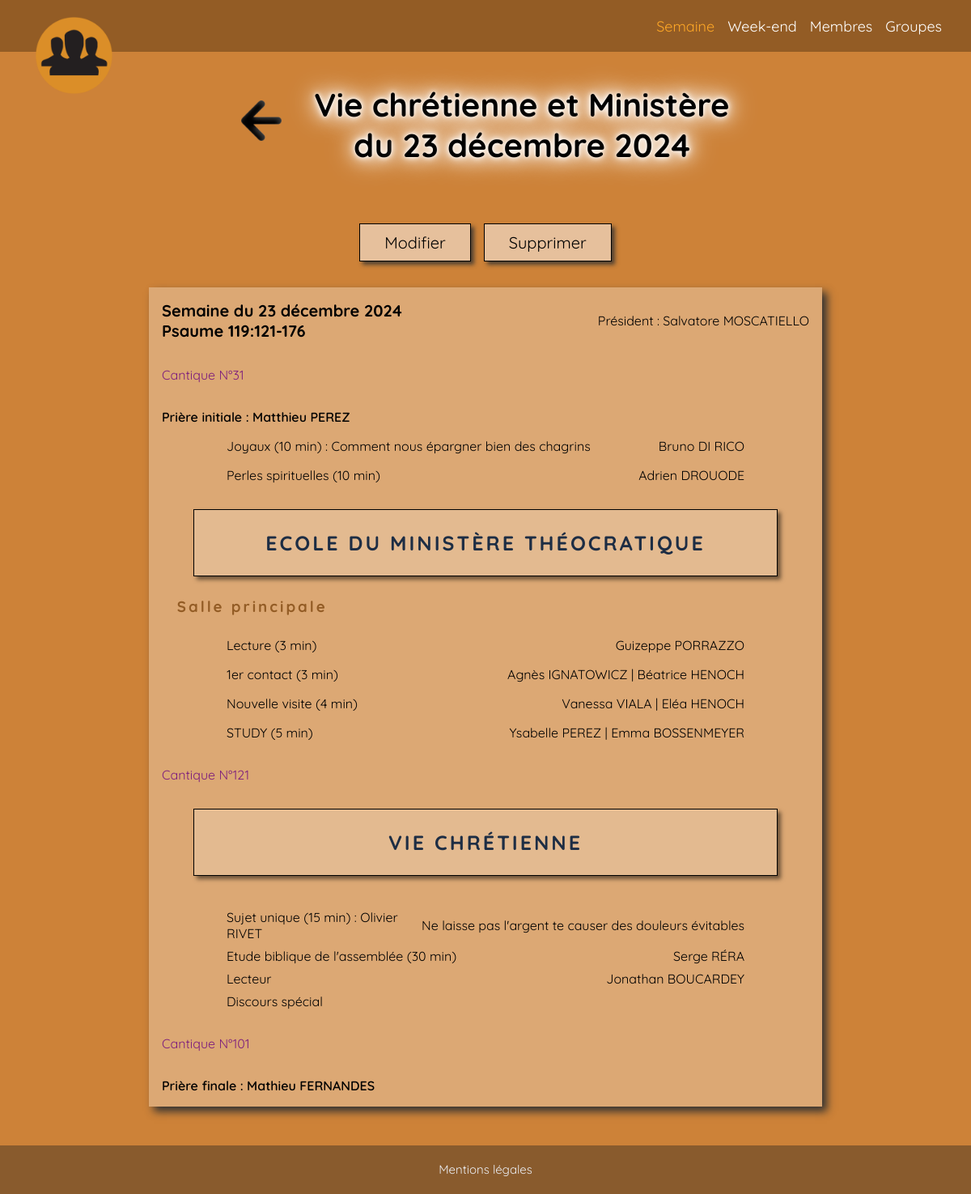
The app's page /vcm/4/ with its own data.
### vcm/models.py (models this page shows)
class Meeting(models.Model):
    ALLOCATION_TYPES = [
        ("FIRST_CONTACT", "1er contact"),
        ("RETURN_VISIT", "Nouvelle visite"),
        ("BIBLE_STUDY", "Cours biblique"),
        ("TALK", "Discussion"),
        ("SPEECH", "Discours"),
        ("VIDEO", "Vidéo"),
    ]
    id = models.BigAutoField(primary_key=True)
    date = models.DateField(
        default=now,
    )
    president = models.ForeignKey(
        Person,
        on_delete=models.CASCADE,
        related_name="meetings_as_president",
    )
    prayer1 = models.ForeignKey(
        Person,
        on_delete=models.CASCADE,
        related_name="meetings_as_prayer1",
    )
    prayer2 = models.ForeignKey(
        Person,
        on_delete=models.CASCADE,
        related_name="meetings_as_prayer2",
    )
    song1 = models.IntegerField()
    song2 = models.IntegerField()
    song3 = models.IntegerField()
    portion = models.CharField(
        max_length=150,
    )
    jewels = models.ForeignKey(
        Person,
        on_delete=models.CASCADE,
        related_name="meetings_as_jewels",
    )
    jewels_title = models.CharField(
        max_length=150,
    )
    pearls = models.ForeignKey(
        Person,
        on_delete=models.CASCADE,
        related_name="meetings_as_pearls",
    )
    reading1 = models.ForeignKey(
        Person,
        on_delete=models.CASCADE,
        related_name="meetings_as_reading1",
    )
    reading2 = models.ForeignKey(
        Person,
        on_delete=models.CASCADE,
        related_name="meetings_as_reading2",
        blank=True,
        null=True,
    )
    reading3 = models.ForeignKey(
        Person,
        on_delete=models.CASCADE,
        related_name="meetings_as_reading3",
        blank=True,
        null=True,
    )
    advisor2 = models.ForeignKey(
        Person,
        on_delete=models.CASCADE,
        related_name="meetings_as_advisor2",
        blank=True,
        null=True,
    )
    advisor3 = models.ForeignKey(
        Person,
        on_delete=models.CASCADE,
        related_name="meetings_as_advisor3",
        blank=True,
        null=True,
    )
    alloc1_type = models.CharField(
        max_length=20,
        choices=ALLOCATION_TYPES,
    )
    alloc2_type = models.CharField(
        max_length=20,
        choices=ALLOCATION_TYPES,
    )
    alloc3_type = models.CharField(
        max_length=20,
        choices=ALLOCATION_TYPES,
        blank=True,
        null=True,
    )
    alloc4_type = models.CharField(
        max_length=20,
        choices=ALLOCATION_TYPES,
        blank=True,
        null=True,
    )
    alloc1_duration = models.IntegerField()
    alloc2_duration = models.IntegerField()
    alloc3_duration = models.IntegerField(
        blank=True,
        null=True,
    )
    alloc4_duration = models.IntegerField(
        blank=True,
        null=True,
    )
    alloc1pupil_hall1 = models.ForeignKey(
        Person,
        on_delete=models.CASCADE,
        related_name="meetings_as_a1p_h1",
    )
    alloc1inter_hall1 = models.ForeignKey(
        Person,
        on_delete=models.CASCADE,
        related_name="meetings_as_a1i_h1",
        blank=True,
        null=True,
    )
    alloc2pupil_hall1 = models.ForeignKey(
        Person,
        on_delete=models.CASCADE,
        related_name="meetings_as_a2p_h1",
    )
    alloc2inter_hall1 = models.ForeignKey(
        Person,
        on_delete=models.CASCADE,
        related_name="meetings_as_a2i_h1",
        blank=True,
        null=True,
    )
    alloc3pupil_hall1 = models.ForeignKey(
        Person,
        on_delete=models.CASCADE,
        related_name="meetings_as_a3p_h1",
        blank=True,
        null=True,
    )
    alloc3inter_hall1 = models.ForeignKey(
        Person,
        on_delete=models.CASCADE,
        related_name="meetings_as_a3i_h1",
        blank=True,
        null=True,
    )
    alloc4pupil_hall1 = models.ForeignKey(
        Person,
        on_delete=models.CASCADE,
        related_name="meetings_as_a4p_h1",
        blank=True,
        null=True,
    )
    alloc4inter_hall1 = models.ForeignKey(
        Person,
        on_delete=models.CASCADE,
        related_name="meetings_as_a4i_h1",
        blank=True,
        null=True,
    )
    alloc1pupil_hall2 = models.ForeignKey(
        Person,
        on_delete=models.CASCADE,
        related_name="meetings_as_a1p_h2",
        blank=True,
        null=True,
    )
    alloc1inter_hall2 = models.ForeignKey(
        Person,
        on_delete=models.CASCADE,
        related_name="meetings_as_a1i_h2",
        blank=True,
        null=True,
    )
    alloc2pupil_hall2 = models.ForeignKey(
        Person,
        on_delete=models.CASCADE,
        related_name="meetings_as_a2p_h2",
        blank=True,
        null=True,
    )
    alloc2inter_hall2 = models.ForeignKey(
        Person,
        on_delete=models.CASCADE,
        related_name="meetings_as_a2i_h2",
        blank=True,
        null=True,
    )
    alloc3pupil_hall2 = models.ForeignKey(
        Person,
        on_delete=models.CASCADE,
        related_name="meetings_as_a3p_h2",
        blank=True,
        null=True,
    )
    alloc3inter_hall2 = models.ForeignKey(
        Person,
        on_delete=models.CASCADE,
        related_name="meetings_as_a3i_h2",
        blank=True,
        null=True,
    )
    alloc4pupil_hall2 = models.ForeignKey(
        Person,
        on_delete=models.CASCADE,
        related_name="meetings_as_a4p_h2",
        blank=True,
        null=True,
    )
    alloc4inter_hall2 = models.ForeignKey(
        Person,
        on_delete=models.CASCADE,
        related_name="meetings_as_a4i_h2",
        blank=True,
        null=True,
    )
    pupil0_hall3 = models.ForeignKey(
        Person,
        on_delete=models.CASCADE,
        related_name="meetings_as_a0p_h3",
        blank=True,
        null=True,
    )
    inter0_hall3 = models.ForeignKey(
        Person,
        on_delete=models.CASCADE,
        related_name="meetings_as_a0i_h3",
        blank=True,
        null=True,
    )
    pupil_hall3 = models.ForeignKey(
        Person,
        on_delete=models.CASCADE,
        related_name="meetings_as_a1p_h3",
        blank=True,
        null=True,
    )
    vcm1 = models.ForeignKey(
        Person,
        on_delete=models.CASCADE,
        related_name="meetings_as_vcm1",
    )
    vcm2 = models.ForeignKey(
        Person,
        on_delete=models.CASCADE,
        related_name="meetings_as_vcm2",
        blank=True,
        null=True,
    )
    vcm3 = models.ForeignKey(
        Person,
        on_delete=models.CASCADE,
        related_name="meetings_as_vcm3",
        blank=True,
        null=True,
    )
    vcm1_duration = models.IntegerField()
    vcm2_duration = models.IntegerField(
        blank=True,
        null=True,
    )
    vcm3_duration = models.IntegerField(
        blank=True,
        null=True,
    )
    vcm1_title = models.TextField(max_length=100)
    vcm2_title = models.TextField(
        max_length=100,
        blank=True,
        null=True,
    )
    vcm3_title = models.TextField(
        max_length=100,
        blank=True,
        null=True,
    )
    eba = models.ForeignKey(
        Person,
        on_delete=models.CASCADE,
        related_name="meetings_as_eba",
        blank=True,
        null=True,
    )
    eba_reader = models.ForeignKey(
        Person,
        on_delete=models.CASCADE,
        related_name="meetings_as_eba_reader",
        blank=True,
        null=True,
    )
    supervisor = models.TextField(
        max_length=100,
        blank=True,
        null=True,
    )
    special_speech = models.CharField(
        max_length=100,
        blank=True,
        null=True,
    )

### persons/models.py (models this page shows, shortened)
class Person(models.Model):
    GENDER = (
        ("MALE", "Homme"),
        ("FEMALE", "Femme"),
    )
    FUNCTION = (
        ("NONE", ""),
        ("ELDER", "Ancien"),
        ("ASSISTANT", "Assistant"),
    )
    ROLES = (
        ("COORDINATOR", "Coordinateur"),
        ("SECRETARY", "Secrétaire"),
        ("PRED_RESP", "Responsable de la prédication"),
        ("GROUP_RESP", "Responsable de groupe"),
        ("GROUP_ADJ", "Adjoint de groupe"),
        ("GROUP_PREP", "Préposé de groupe"),
        ("TERR_RESP", "Responsable aux territoires"),
        ("TERR_ADJ", "Adjoint aux territoires"),
        ("BOOKS_RESP", "Responsable aux publications"),
        ("BOOKS_ADJ", "Adjoint aux publications"),
        ("CONSEILLOR", "Conseiller adjoint"),
        ("WATCHTOWER_RESP", "Responsable à la Tour de Garde"),
        ("VCM_RESP", "Responsable à la VCM"),
        ("VCM_ADJ", "Adjoint à la VCM"),
        ("WEEKEND_RESP", "Responsable des réunions du week-end"),
        ("WEEKEND_ADJ", "Adjoint aux réunions du week-end"),
        ("WELCOME_RESP", "Responsable de l'accueil"),
        ("WELCOME_MEMBER", "Membre de l'accueil"),
        ("SONO_RESP", "Responsable de la sono"),
        ("SONO_MEMBER", "Membre de la sono"),
        ("PODIUM", "Estrade"),
        ("MICRO", "Perche"),
        ("CLH", "CLH"),
        ("GESTION_RESP", "Responsable du Comité de gestion"),
        ("GESTION_MEMBER", "Membre du Comité de gestion"),
        ("MAINTENANCE_RESP", "Coordinateur à la maintenance"),
        ("CLEANING_RESP", "Coordinateur à l'entretien"),
        ("GREEN_SPACES_RESP", "Responsable des travaux d'espaces verts"),
        ("ACCOUNT_RESP", "Responsable aux comptes"),
        ("ACCOUNT_ADJ", "Adjoint aux comptes"),
        ("TREASURER", "Trésorier"),
        ("BOARD_RESP", "Responsable du tableau d'affichage"),
    )
    STATUS = (
        ("UNBAPT_PUBLISHER", "Proclamateur non baptisé"),
        ("PUBLISHER", "Proclamateur"),
        ("TEMPORARY", "Pionnier auxiliaire"),
        ("PERMANENT", "Pionnier permanent"),
        ("SPECIAL", "Pionnier spécial"),
    )
    firstname = models.CharField(
        max_length=100,
        verbose_name="Prénom",
    )
    lastname = models.CharField(
        max_length=100,
        verbose_name="Nom",
    )
    gender = models.CharField(
        max_length=6,
        choices=GENDER,
        verbose_name="Genre",
    )
    cong_function = models.CharField(
        max_length=9,
        choices=FUNCTION,
        verbose_name="Fonction",
        blank=True,
        null=True,
    )
    cong_roles = models.CharField(
        max_length=255,
        verbose_name="Rôles",
        blank=True,
        null=True,
    )
    cong_status = models.CharField(
        max_length=16,
        choices=STATUS,
        verbose_name="Statut",
        blank=True,
        null=True,
    )
    group = models.ForeignKey(
        Group,
        on_delete=models.CASCADE,
        verbose_name="Groupe",
        blank=True,
        null=True,
    )
    @property
    def fullname(self):
        return f"{self.firstname} {self.lastname.upper()}"

### vcm/views.py (the view)
# urls.py: path("vcm/<pk>/", VcmMeetingDetail.as_view(), name="vcm_detail"),
class VcmMeetingDetail(DetailView):
    model = Meeting
    template_name = "vcm/detail.html"
    context_object_name = "meeting"

### vcm/templates/vcm/detail.html (shortened to what this page needs)
{% extends 'vla_django/base.html' %}
{% load static %}
{% block extra_css %}
<link rel="stylesheet" href="{% static 'style/vcm.css' %}" />
{% endblock %}
{% block content %}
<main>
  <h1>
    <a href="{% url 'vcm' %}"><img src="{% static 'icons/left_arrow.png' %}" alt="Retour VCM"></a>
    <span>Vie chrétienne et Ministère<br>du {{meeting.date}}</span>
  </h1>
  <div class="actions">
    <a href="#">Modifier</a>
      <a href="#">Supprimer</a>
  </div>
  <section class="meetings">
    <article class="meeting">
      <div class="president">
        <span>Semaine du {{meeting.date}}<br />{{meeting.portion}}</span>
        <span>Président : {{meeting.president.fullname}}</span>
      </div>
      <div class="song">Cantique N°{{meeting.song1}}</div>
      <div class="prayer">Prière initiale : {{meeting.prayer1.fullname}}</div>
      <div class="jewels">
        <span>Joyaux (10 min) : {{meeting.jewels_title}}</span>
        <span>{{meeting.jewels.fullname}}</span>
      </div>
      <div class="pearls">
        <span>Perles spirituelles (10 min)</span>
        <span>{{meeting.pearls.fullname}}</span>
      </div>
      <h2>Ecole du Ministère Théocratique</h2>
      <h3>Salle principale</h3>
      <div class="allocution">
        <span>Lecture (3 min)</span>
        <span>{{meeting.reading1.fullname}}</span>
      </div>
      <div class="allocution">
        <span
          >{{meeting.get_alloc1_type_display }} ({{meeting.alloc1_duration}}
          min)</span
        >
        <span
          >{{meeting.alloc1pupil_hall1.fullname}}{% if meeting.alloc1inter_hall1 %} | {{meeting.alloc1inter_hall1.fullname}}{% endif %}</span
        >
      </div>
      <div class="allocution">
        <span
          >{{meeting.get_alloc2_type_display }} ({{meeting.alloc2_duration}}
          min)</span
        >
        <span
          >{{meeting.alloc2pupil_hall1.fullname}}{% if meeting.alloc2inter_hall1 %} | {{meeting.alloc2inter_hall1.fullname}}{% endif %}</span
        >
      </div>
      {% if meeting.alloc3_duration %}
      <div class="allocution">
        <span
          >{{meeting.get_alloc3_type_display }} ({{meeting.alloc3_duration}}
          min)</span
        >
        <span
          >{{meeting.alloc3pupil_hall1.fullname}}{% if meeting.alloc3inter_hall1 %} | {{meeting.alloc3inter_hall1.fullname}}{% endif %}</span
        >
      </div>
      {% endif %}
      <div class="song">Cantique N°{{meeting.song2}}</div>
      <h2 class="mb1em">Vie Chrétienne</h2>
      <section class="vcm">
        <div>
          <span
            >Sujet {% if meeting.vcm2 %}1 {% else %}unique {% endif %}({{meeting.vcm1_duration}} min) : {{meeting.vcm1.fullname}}</span
          >
          <span>{{meeting.vcm1_title}}</span>
        </div>
        <div class="eba">
          <span>Etude biblique de l'assemblée (30 min)</span>
          <span>{{meeting.eba.fullname}}</span>
        </div>
        <div>
          <span>Lecteur</span>
          <span>{{meeting.eba_reader.fullname}}</span>
        </div>
        <div>
          <span>Discours spécial</span>
        </div>
      </section>
      <div class="song">Cantique N°{{meeting.song3}}</div>
      <div class="prayer">Prière finale : {{meeting.prayer2.fullname}}</div>
    </article>
  </section>
</main>
{% endblock %}

### vla_django/static/style/main.css (style rules this page uses)
:root { --height: 4em; --padding: 1em; --color-primary1: #1d2d44; --color-secondary1: #34507a; --color-tertiary1: #4b74af; --color-quaternary1: #7e9dc8; --color-quinary1: #b4c6df; --color-senary1: #800000; --color-primary2: #935c25; --color-secondary2: #cd8238; --color-tertiary2: #dca975; --color-quaternary2: #eccfb2; --color-quinary2: #fbf5ef; --color-primary3: #2a6a1e; --color-secondary3: #42a62f; --color-tertiary3: #66ce53; --color-quaternary3: #9bdf8e; --color-quinary3: #d0f0ca; --color-primary-gray: #5a5a5a; --color-secondary-gray: gray; --color-tertiary-gray: #a7a7a7; --color-quaternary-gray: #cdcdcd; --color-quinary-gray: #f3f3f3; --hover: #ffcc7e; --active: #fca626; --smallActive: red; --anton: "Anton", sans-serif; --archivo: "Archivo", sans-serif; --archivoBlack: "Archivo Black", sans-serif; --baloo: "Baloo Paaji 2", sans-serif; --comfortaa: "Comfortaa", sans-serif; --comicneue: "Comic Neue", cursive; --dmsans: "DM Sans", sans-serif; --gaMaamli: "Ga Maamli", sans-serif; --jersey: "Jersey 10", sans-serif; --jost: "Jost", sans-serif; --macondo: "Macondo", cursive; --matemasie: "Matemasie", sans-serif; --montserrat: "Montserrat", sans-serif; --openSans: "Open Sans", sans-serif; --pacifico: "Pacifico", cursive; --playRightArgentina: "Playwrite AR", cursive; --playwritHU: "Playwrite HU", cursive; --poppins: "Poppins", sans-serif; --quickSand: "Quicksand", sans-serif; --roboto: "Roboto", sans-serif; --rubik: "Rubik", sans-serif; --rajdhani: "Rajdhani", sans-serif; --sacramento: "Sacramento", cursive; }
* { width: 100%; padding: 0; margin: 0; font-family: var(--quickSand); scroll-behavior: smooth; }
html { display: flex; flex-direction: column; align-items: center; gap: 0; }
body { background-color: var(--color-secondary1); display: flex; flex-direction: row; align-items: center; flex-direction: column; }
main { min-height: calc(100vh - 2 * var(--height) - 2.75em); }
main h1 { text-align: center; font-size: 40px; margin: 1em 0; animation: 1500ms slideDown ease-out forwards; text-shadow: 0 0 5px white, 0 0 10px white, 0 0 20px white, 0 0 30px white, 0 0 40px white; }
main section { width: clamp(300px, 90%, 800px); }
.mb1em { margin-bottom: 1em; }

### records on screen
Meeting: date "23 décembre 2024", portion "Psaume 119:121-176", president.fullname "Salvatore MOSCATIELLO", song1 "31", prayer1.fullname "Matthieu PEREZ", jewels_title "Comment nous épargner bien des chagrins", jewels.fullname "Bruno DI RICO", pearls.fullname "Adrien DROUODE", reading1.fullname "Guizeppe PORRAZZO", alloc1_type "1er contact", alloc1_duration "3", alloc1pupil_hall1.fullname "Agnès IGNATOWICZ", alloc1inter_hall1.fullname "Béatrice HENOCH", alloc2_type "Nouvelle visite", alloc2_duration "4", alloc2pupil_hall1.fullname "Vanessa VIALA", alloc2inter_hall1.fullname "Eléa HENOCH", alloc3_type "STUDY", alloc3_duration "5", alloc3pupil_hall1.fullname "Ysabelle PEREZ", alloc3inter_hall1.fullname "Emma BOSSENMEYER", song2 "121", vcm1_duration "15", vcm1.fullname "Olivier RIVET", vcm1_title "Ne laisse pas l'argent te causer des douleurs évitables", eba.fullname "Serge RÉRA", eba_reader.fullname "Jonathan BOUCARDEY", song3 "101", prayer2.fullname "Mathieu FERNANDES"
